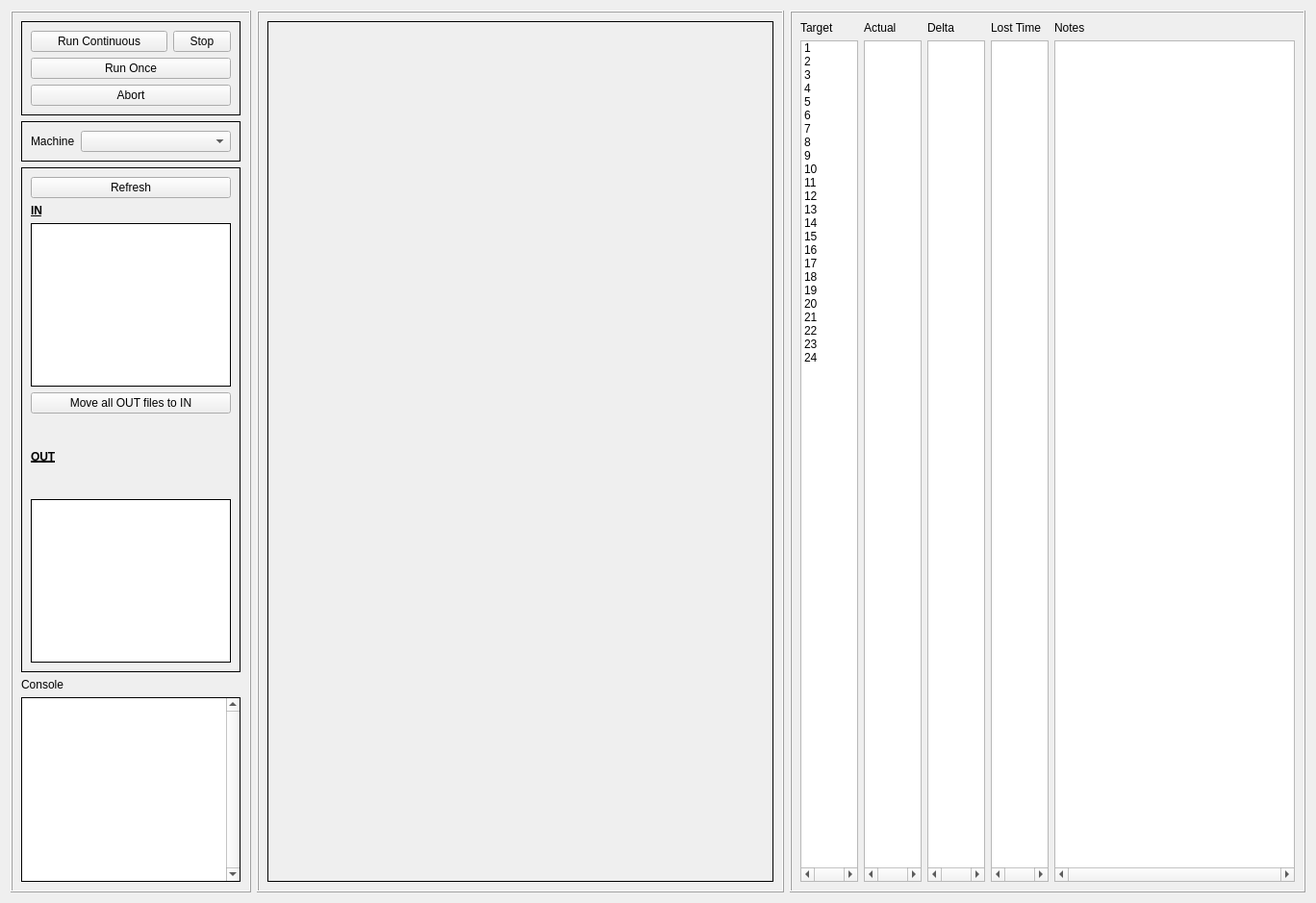
<?xml version="1.0" encoding="UTF-8"?>
<ui version="4.0">
 <class>root_form</class>
 <widget class="QWidget" name="root_form">
  <property name="geometry">
   <rect>
    <x>0</x>
    <y>0</y>
    <width>1368</width>
    <height>939</height>
   </rect>
  </property>
  <property name="windowTitle">
   <string>Form</string>
  </property>
  <layout class="QHBoxLayout" name="horizontalLayout">
   <item>
    <widget class="QFrame" name="frame_2">
     <property name="sizePolicy">
      <sizepolicy hsizetype="Maximum" vsizetype="Minimum">
       <horstretch>0</horstretch>
       <verstretch>0</verstretch>
      </sizepolicy>
     </property>
     <property name="maximumSize">
      <size>
       <width>250</width>
       <height>16777215</height>
      </size>
     </property>
     <property name="frameShape">
      <enum>QFrame::Box</enum>
     </property>
     <property name="frameShadow">
      <enum>QFrame::Raised</enum>
     </property>
     <layout class="QVBoxLayout" name="verticalLayout_2">
      <item>
       <widget class="QFrame" name="frame_5">
        <property name="frameShape">
         <enum>QFrame::Box</enum>
        </property>
        <property name="frameShadow">
         <enum>QFrame::Plain</enum>
        </property>
        <layout class="QGridLayout" name="gridLayout_2">
         <item row="0" column="0">
          <widget class="QPushButton" name="btn_run_cont">
           <property name="text">
            <string>Run Continuous</string>
           </property>
          </widget>
         </item>
         <item row="0" column="1">
          <widget class="QPushButton" name="btn_stop">
           <property name="sizePolicy">
            <sizepolicy hsizetype="Maximum" vsizetype="Fixed">
             <horstretch>0</horstretch>
             <verstretch>0</verstretch>
            </sizepolicy>
           </property>
           <property name="maximumSize">
            <size>
             <width>60</width>
             <height>16777215</height>
            </size>
           </property>
           <property name="text">
            <string>Stop</string>
           </property>
          </widget>
         </item>
         <item row="2" column="0" colspan="2">
          <widget class="QPushButton" name="btn_run_once">
           <property name="text">
            <string>Run Once</string>
           </property>
          </widget>
         </item>
         <item row="3" column="0" colspan="2">
          <widget class="QPushButton" name="btn_abort">
           <property name="text">
            <string>Abort</string>
           </property>
          </widget>
         </item>
        </layout>
       </widget>
      </item>
      <item>
       <widget class="QFrame" name="frame_3">
        <property name="sizePolicy">
         <sizepolicy hsizetype="Minimum" vsizetype="Maximum">
          <horstretch>0</horstretch>
          <verstretch>0</verstretch>
         </sizepolicy>
        </property>
        <property name="frameShape">
         <enum>QFrame::Box</enum>
        </property>
        <property name="frameShadow">
         <enum>QFrame::Plain</enum>
        </property>
        <layout class="QHBoxLayout" name="horizontalLayout_2">
         <item>
          <widget class="QLabel" name="_lbl_machine">
           <property name="sizePolicy">
            <sizepolicy hsizetype="Maximum" vsizetype="Preferred">
             <horstretch>0</horstretch>
             <verstretch>0</verstretch>
            </sizepolicy>
           </property>
           <property name="text">
            <string>Machine</string>
           </property>
          </widget>
         </item>
         <item>
          <widget class="QComboBox" name="cbox_machine">
           <property name="sizePolicy">
            <sizepolicy hsizetype="Minimum" vsizetype="Fixed">
             <horstretch>0</horstretch>
             <verstretch>0</verstretch>
            </sizepolicy>
           </property>
          </widget>
         </item>
        </layout>
       </widget>
      </item>
      <item>
       <widget class="QFrame" name="frame_6">
        <property name="frameShape">
         <enum>QFrame::Box</enum>
        </property>
        <property name="frameShadow">
         <enum>QFrame::Plain</enum>
        </property>
        <layout class="QVBoxLayout" name="verticalLayout_3">
         <item>
          <widget class="QPushButton" name="btn_refresh">
           <property name="text">
            <string>Refresh</string>
           </property>
          </widget>
         </item>
         <item>
          <widget class="QLabel" name="_lbl_in">
           <property name="sizePolicy">
            <sizepolicy hsizetype="Minimum" vsizetype="Maximum">
             <horstretch>0</horstretch>
             <verstretch>0</verstretch>
            </sizepolicy>
           </property>
           <property name="font">
            <font>
             <weight>75</weight>
             <bold>true</bold>
             <underline>true</underline>
            </font>
           </property>
           <property name="text">
            <string>IN</string>
           </property>
          </widget>
         </item>
         <item>
          <widget class="QListWidget" name="lstw_in">
           <property name="sizePolicy">
            <sizepolicy hsizetype="Minimum" vsizetype="Expanding">
             <horstretch>0</horstretch>
             <verstretch>0</verstretch>
            </sizepolicy>
           </property>
           <property name="maximumSize">
            <size>
             <width>16777215</width>
             <height>170</height>
            </size>
           </property>
           <property name="frameShape">
            <enum>QFrame::Box</enum>
           </property>
           <property name="frameShadow">
            <enum>QFrame::Plain</enum>
           </property>
          </widget>
         </item>
         <item>
          <widget class="QPushButton" name="btn_move_out_to_in">
           <property name="text">
            <string>Move all OUT files to IN</string>
           </property>
          </widget>
         </item>
         <item>
          <widget class="QLabel" name="_lbl_out">
           <property name="font">
            <font>
             <weight>75</weight>
             <bold>true</bold>
             <underline>true</underline>
            </font>
           </property>
           <property name="text">
            <string>OUT</string>
           </property>
          </widget>
         </item>
         <item>
          <widget class="QListWidget" name="lstw_out">
           <property name="sizePolicy">
            <sizepolicy hsizetype="Minimum" vsizetype="Expanding">
             <horstretch>0</horstretch>
             <verstretch>0</verstretch>
            </sizepolicy>
           </property>
           <property name="maximumSize">
            <size>
             <width>16777215</width>
             <height>170</height>
            </size>
           </property>
           <property name="frameShape">
            <enum>QFrame::Box</enum>
           </property>
           <property name="frameShadow">
            <enum>QFrame::Plain</enum>
           </property>
          </widget>
         </item>
        </layout>
       </widget>
      </item>
      <item>
       <widget class="QLabel" name="_lbl_console">
        <property name="sizePolicy">
         <sizepolicy hsizetype="Minimum" vsizetype="Maximum">
          <horstretch>0</horstretch>
          <verstretch>0</verstretch>
         </sizepolicy>
        </property>
        <property name="text">
         <string>Console</string>
        </property>
       </widget>
      </item>
      <item>
       <widget class="QPlainTextEdit" name="ptxt_console">
        <property name="sizePolicy">
         <sizepolicy hsizetype="Minimum" vsizetype="Minimum">
          <horstretch>0</horstretch>
          <verstretch>0</verstretch>
         </sizepolicy>
        </property>
        <property name="frameShape">
         <enum>QFrame::Box</enum>
        </property>
        <property name="frameShadow">
         <enum>QFrame::Plain</enum>
        </property>
        <property name="verticalScrollBarPolicy">
         <enum>Qt::ScrollBarAlwaysOn</enum>
        </property>
        <property name="readOnly">
         <bool>true</bool>
        </property>
       </widget>
      </item>
     </layout>
    </widget>
   </item>
   <item>
    <widget class="QFrame" name="frame">
     <property name="sizePolicy">
      <sizepolicy hsizetype="Minimum" vsizetype="Minimum">
       <horstretch>0</horstretch>
       <verstretch>0</verstretch>
      </sizepolicy>
     </property>
     <property name="frameShape">
      <enum>QFrame::Box</enum>
     </property>
     <property name="frameShadow">
      <enum>QFrame::Raised</enum>
     </property>
     <layout class="QVBoxLayout" name="verticalLayout">
      <item>
       <widget class="QLabel" name="lbl_main_display">
        <property name="sizePolicy">
         <sizepolicy hsizetype="Expanding" vsizetype="Minimum">
          <horstretch>0</horstretch>
          <verstretch>0</verstretch>
         </sizepolicy>
        </property>
        <property name="minimumSize">
         <size>
          <width>512</width>
          <height>0</height>
         </size>
        </property>
        <property name="frameShape">
         <enum>QFrame::Box</enum>
        </property>
        <property name="text">
         <string/>
        </property>
        <property name="pixmap">
         <pixmap>ana_233_12.PNG</pixmap>
        </property>
       </widget>
      </item>
     </layout>
    </widget>
   </item>
   <item>
    <widget class="QFrame" name="frame_4">
     <property name="sizePolicy">
      <sizepolicy hsizetype="Maximum" vsizetype="Minimum">
       <horstretch>0</horstretch>
       <verstretch>0</verstretch>
      </sizepolicy>
     </property>
     <property name="frameShape">
      <enum>QFrame::Box</enum>
     </property>
     <property name="frameShadow">
      <enum>QFrame::Raised</enum>
     </property>
     <layout class="QGridLayout" name="gridLayout">
      <item row="0" column="4">
       <widget class="QLabel" name="label_6">
        <property name="sizePolicy">
         <sizepolicy hsizetype="Expanding" vsizetype="Maximum">
          <horstretch>0</horstretch>
          <verstretch>0</verstretch>
         </sizepolicy>
        </property>
        <property name="text">
         <string>Notes</string>
        </property>
       </widget>
      </item>
      <item row="1" column="1">
       <widget class="QListWidget" name="lstw_actual">
        <property name="sizePolicy">
         <sizepolicy hsizetype="Maximum" vsizetype="Minimum">
          <horstretch>0</horstretch>
          <verstretch>0</verstretch>
         </sizepolicy>
        </property>
        <property name="maximumSize">
         <size>
          <width>60</width>
          <height>16777215</height>
         </size>
        </property>
        <property name="horizontalScrollBarPolicy">
         <enum>Qt::ScrollBarAlwaysOn</enum>
        </property>
       </widget>
      </item>
      <item row="1" column="2">
       <widget class="QListWidget" name="lstw_delta">
        <property name="sizePolicy">
         <sizepolicy hsizetype="Maximum" vsizetype="Minimum">
          <horstretch>0</horstretch>
          <verstretch>0</verstretch>
         </sizepolicy>
        </property>
        <property name="maximumSize">
         <size>
          <width>60</width>
          <height>16777215</height>
         </size>
        </property>
        <property name="horizontalScrollBarPolicy">
         <enum>Qt::ScrollBarAlwaysOn</enum>
        </property>
       </widget>
      </item>
      <item row="1" column="4">
       <widget class="QListWidget" name="lstw_notes">
        <property name="sizePolicy">
         <sizepolicy hsizetype="Minimum" vsizetype="Minimum">
          <horstretch>0</horstretch>
          <verstretch>0</verstretch>
         </sizepolicy>
        </property>
        <property name="maximumSize">
         <size>
          <width>250</width>
          <height>16777215</height>
         </size>
        </property>
        <property name="horizontalScrollBarPolicy">
         <enum>Qt::ScrollBarAlwaysOn</enum>
        </property>
       </widget>
      </item>
      <item row="0" column="0">
       <widget class="QLabel" name="label_2">
        <property name="sizePolicy">
         <sizepolicy hsizetype="Maximum" vsizetype="Maximum">
          <horstretch>0</horstretch>
          <verstretch>0</verstretch>
         </sizepolicy>
        </property>
        <property name="text">
         <string>Target</string>
        </property>
       </widget>
      </item>
      <item row="0" column="1">
       <widget class="QLabel" name="label_3">
        <property name="sizePolicy">
         <sizepolicy hsizetype="Maximum" vsizetype="Maximum">
          <horstretch>0</horstretch>
          <verstretch>0</verstretch>
         </sizepolicy>
        </property>
        <property name="text">
         <string>Actual</string>
        </property>
       </widget>
      </item>
      <item row="1" column="3">
       <widget class="QListWidget" name="lstw_lost">
        <property name="sizePolicy">
         <sizepolicy hsizetype="Maximum" vsizetype="Minimum">
          <horstretch>0</horstretch>
          <verstretch>0</verstretch>
         </sizepolicy>
        </property>
        <property name="maximumSize">
         <size>
          <width>60</width>
          <height>16777215</height>
         </size>
        </property>
        <property name="horizontalScrollBarPolicy">
         <enum>Qt::ScrollBarAlwaysOn</enum>
        </property>
       </widget>
      </item>
      <item row="0" column="3">
       <widget class="QLabel" name="label_5">
        <property name="sizePolicy">
         <sizepolicy hsizetype="Maximum" vsizetype="Maximum">
          <horstretch>0</horstretch>
          <verstretch>0</verstretch>
         </sizepolicy>
        </property>
        <property name="text">
         <string>Lost Time</string>
        </property>
       </widget>
      </item>
      <item row="0" column="2">
       <widget class="QLabel" name="label_4">
        <property name="sizePolicy">
         <sizepolicy hsizetype="Maximum" vsizetype="Maximum">
          <horstretch>0</horstretch>
          <verstretch>0</verstretch>
         </sizepolicy>
        </property>
        <property name="text">
         <string>Delta</string>
        </property>
       </widget>
      </item>
      <item row="1" column="0">
       <widget class="QListWidget" name="lstw_target">
        <property name="sizePolicy">
         <sizepolicy hsizetype="Maximum" vsizetype="Minimum">
          <horstretch>0</horstretch>
          <verstretch>0</verstretch>
         </sizepolicy>
        </property>
        <property name="maximumSize">
         <size>
          <width>60</width>
          <height>16777215</height>
         </size>
        </property>
        <property name="horizontalScrollBarPolicy">
         <enum>Qt::ScrollBarAlwaysOn</enum>
        </property>
        <property name="uniformItemSizes">
         <bool>true</bool>
        </property>
        <item>
         <property name="text">
          <string>1</string>
         </property>
        </item>
        <item>
         <property name="text">
          <string>2</string>
         </property>
        </item>
        <item>
         <property name="text">
          <string>3</string>
         </property>
        </item>
        <item>
         <property name="text">
          <string>4</string>
         </property>
        </item>
        <item>
         <property name="text">
          <string>5</string>
         </property>
        </item>
        <item>
         <property name="text">
          <string>6</string>
         </property>
        </item>
        <item>
         <property name="text">
          <string>7</string>
         </property>
        </item>
        <item>
         <property name="text">
          <string>8</string>
         </property>
        </item>
        <item>
         <property name="text">
          <string>9</string>
         </property>
        </item>
        <item>
         <property name="text">
          <string>10</string>
         </property>
        </item>
        <item>
         <property name="text">
          <string>11</string>
         </property>
        </item>
        <item>
         <property name="text">
          <string>12</string>
         </property>
        </item>
        <item>
         <property name="text">
          <string>13</string>
         </property>
        </item>
        <item>
         <property name="text">
          <string>14</string>
         </property>
        </item>
        <item>
         <property name="text">
          <string>15</string>
         </property>
        </item>
        <item>
         <property name="text">
          <string>16</string>
         </property>
        </item>
        <item>
         <property name="text">
          <string>17</string>
         </property>
        </item>
        <item>
         <property name="text">
          <string>18</string>
         </property>
        </item>
        <item>
         <property name="text">
          <string>19</string>
         </property>
        </item>
        <item>
         <property name="text">
          <string>20</string>
         </property>
        </item>
        <item>
         <property name="text">
          <string>21</string>
         </property>
        </item>
        <item>
         <property name="text">
          <string>22</string>
         </property>
        </item>
        <item>
         <property name="text">
          <string>23</string>
         </property>
        </item>
        <item>
         <property name="text">
          <string>24</string>
         </property>
        </item>
       </widget>
      </item>
     </layout>
    </widget>
   </item>
  </layout>
 </widget>
 <resources/>
 <connections/>
</ui>
